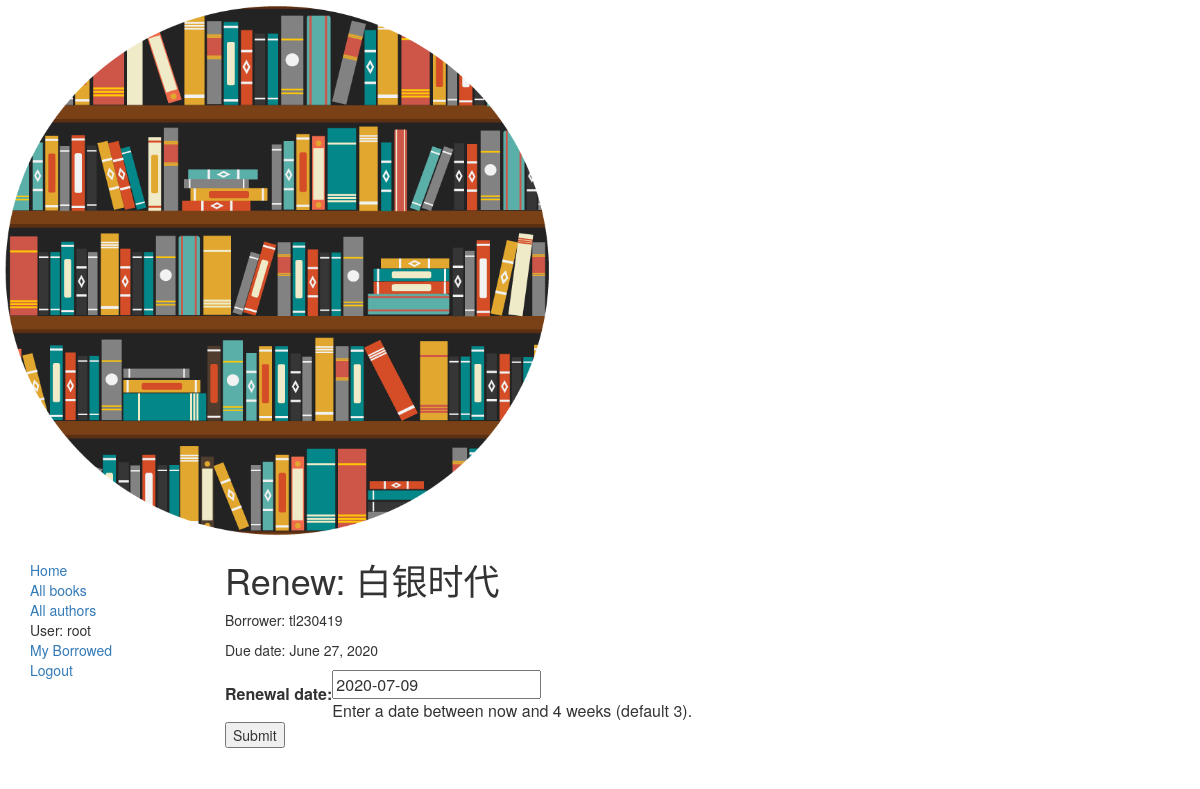
Page /catalog/book/96ac75b0-05cc-487f-a541-2495c83eeeff/renew/ (signed in) on the committed database.
### catalog/models.py (models this page shows, shortened)
class BookInstance(models.Model):
    id = models.UUIDField(primary_key=True, default=uuid.uuid4(), help_text="Unique ID for this particular book across whole library")
    book = models.ForeignKey('Book', on_delete=models.SET_NULL, null=True)
    imprint = models.CharField(max_length=200)
    due_back = models.DateField(null=True, blank=True)
    borrower = models.ForeignKey(User, on_delete=models.SET_NULL, null=True, blank=True)
    LOAN_STATUS = (
        ('m', 'Maintenance'),
        ('o', 'On loan'),
        ('a', 'Available'),
        ('r', 'Reserved')
    )
    status = models.CharField(max_length=1, choices=LOAN_STATUS, blank=True, default='m', help_text="Book availability")
    class Meta:
        ordering = ["due_back"]
        permissions = (("can_mark_returned", "Set book as returned"),)
    @property
    def is_overdue(self):
        if self.due_back and date.today() > self.due_back:
            return True
        return False

class Book(models.Model):
    title = models.CharField(max_length=200)
    author = models.ForeignKey('Author', on_delete=models.SET_NULL, null=True)
    summary = models.TextField(max_length=1000, help_text="Enter a brief description of the book")
    isbn = models.CharField('ISBN', max_length=13,
                            help_text='13 Character <a href="https://www.isbn-international.org/content/what-isbn'
                                      '">ISBN number</a>')
    genre = models.ManyToManyField(Genre, help_text="Select a genre for this book")
    language = models.ForeignKey('Language', on_delete=models.SET_NULL, null=True)
    def display_genre(self):
        """
        Creates a string for the Genre. This is required to display genre in Admin.
        """
        return ','.join([genre.name for genre in self.genre.all()[:3]])
    display_genre.short_description = 'Genre'

### catalog/views.py (the view)
# urls.py: path('book/<uuid:pk>/renew/', views.renew_book_librarian, name='renew-book-librarian'),
@permission_required('catalog.can_mark_returned')
def renew_book_librarian(request, pk):
    book_inst=get_object_or_404(BookInstance, pk = pk)
    if request.method == 'POST':
        form = RenewBookForm(request.POST)
        if form.is_valid():
            book_inst.due_back = form.cleaned_data['renewal_date']
            book_inst.save()
            return HttpResponseRedirect(reverse('all-borrowed'))
    else:
        proposed_renewal_date = datetime.date.today() + datetime.timedelta(weeks=3)
        form = RenewBookForm(initial={'renewal_date': proposed_renewal_date,})
    return render(request, 'catalog/book_renew_librarian.html', {'form': form, 'bookinst':book_inst})

### catalog/forms.py (shortened to what this page needs)
class RenewBookForm(forms.Form):
    renewal_date = forms.DateField(help_text="Enter a date between now and 4 weeks (default 3).")

### catalog/templates/catalog/book_renew_librarian.html (shortened to what this page needs)
{% extends "base_generic.html" %}
{% block content %}
    <h1>Renew: {{bookinst.book.title}}</h1>
    <p>Borrower: {{bookinst.borrower}}</p>
    <p{% if bookinst.is_overdue %} class="text-danger"{% endif %}>Due date: {{bookinst.due_back}}</p>
    <form action="" method="post">
        <table>
        {{ form }}
        </table>
        <input type="submit" value="Submit" />
    </form>
{% endblock %}

### catalog/templates/base_generic.html (shortened to what this page needs)
<html lang="en">
<head>
    <link rel="stylesheet" href="https://maxcdn.bootstrapcdn.com/bootstrap/3.3.7/css/bootstrap.min.css">
    {% load static %}
    <img src="{% static 'images/local_library_model_uml.png' %}" alt="My image" style="width:555px;height:540px;">
    {% load static %}
    <link rel="stylesheet", href="{% static 'css/styles.css' %}">
</head>
<body>
    <div class="container-fluid">
        <div class="col-sm-2">
        {% block sidebar %}
        <ul class="sidebar-nav">
            <li><a href="{% url 'index' %}">Home</a></li>
            <li><a href="{% url 'books' %}">All books</a></li>
            <li><a href="">All authors</a></li>
            {% if user.is_authenticated %}
            <li>User: {{ user.get_username }}</li>
            <li><a href="{% url 'my-borrowed' %}">My Borrowed</a></li>
            <li><a href="{% url 'logout'%}?next={{request.path}}">Logout</a></li>
            {% else %}
            <li><a href="{% url 'login'%}?next={{request.path}}">Login</a></li>
            {% endif %}
        </ul>
        {% endblock %}
        </div>
        <div class="col-sm-10">
            {% block content %}{% endblock %}
        </div>
    </div>
</body>
</html>

### catalog/static/css/styles.css (style rules this page uses)
.sidebar-nav { margin-top: 20px; padding: 0; list-style: none; }

### rows in the picture
BookInstance: book "白银时代", borrower "tl230419", due_back "June 27, 2020"

### other values in the picture
{{ user.get_username }} "root"
